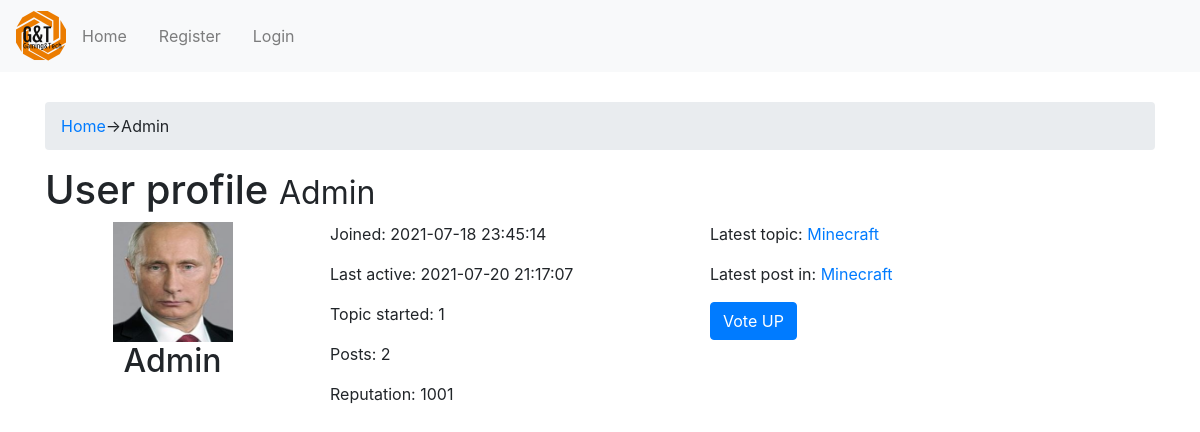
The page /PAP/user/Admin on the database its author committed.
### tables this page shows
CREATE TABLE `users` (
  `id` int(11) UNSIGNED NOT NULL,
  `username` varchar(255) NOT NULL DEFAULT '',
  `email` varchar(255) NOT NULL DEFAULT '',
  `password` varchar(255) NOT NULL DEFAULT '',
  `avatar` varchar(255) DEFAULT 'default.jpg',
  `created_at` datetime NOT NULL,
  `updated_at` datetime DEFAULT NULL,
  `updated_by` int(11) UNSIGNED NOT NULL,
  `is_admin` tinyint(1) UNSIGNED NOT NULL DEFAULT 0,
  `is_moderator` tinyint(1) UNSIGNED NOT NULL DEFAULT 0,
  `is_confirmed` tinyint(1) UNSIGNED NOT NULL DEFAULT 0,
  `fame` int(4) NOT NULL DEFAULT 0,
  `users_helped` longtext NOT NULL CHECK (json_valid(`users_helped`))
);

CREATE TABLE `posts` (
  `id` int(11) UNSIGNED NOT NULL,
  `content` longtext NOT NULL,
  `user_id` int(11) UNSIGNED NOT NULL,
  `topic_id` int(11) UNSIGNED NOT NULL,
  `created_at` datetime NOT NULL,
  `updated_at` datetime DEFAULT NULL,
  `replying_to` int(11) DEFAULT NULL,
  `deleted` tinyint(4) NOT NULL,
  `updated_by` int(11) NOT NULL,
  `img` varchar(255) DEFAULT NULL
);

CREATE TABLE `topics` (
  `id` int(11) UNSIGNED NOT NULL,
  `title` varchar(255) NOT NULL DEFAULT '',
  `slug` varchar(255) NOT NULL DEFAULT '',
  `created_at` datetime NOT NULL,
  `updated_at` datetime DEFAULT NULL,
  `user_id` int(11) UNSIGNED NOT NULL,
  `forum_id` int(11) UNSIGNED NOT NULL
);

### PAP/index.php (called while the page is built, shortened)
<?php
require_once BASEPATH.'core/CodeIgniter.php';

### PAP/application/models/User_model.php (called while the page is built, shortened)
<?php
class User_model extends CI_Model{
	public function __construct(){
		$this->table='users';
	}
	public  function  getIdByUsername($username){
		$query=$this->db->get_where($this->table,array('username'=>$username));
		$dadosUser=$query->result();
		return $dadosUser[0]->id;
}
	public function getUserById($user_id) {
		$this->db->from($this->table);
		$this->db->where('id', $user_id);
		return $this->db->get()->row();
	}
	public function count_user_posts($user_id) {
		$this->db->select('id');
		$this->db->from('posts');
		$this->db->where('user_id', $user_id);
		return $this->db->get()->num_rows();
	}
	public function count_user_topics($user_id) {
		$this->db->select('id');
		$this->db->from('topics');
		$this->db->where('user_id', $user_id);
		return $this->db->get()->num_rows();
	}
	public function get_user_last_post($user_id) {
		$this->db->from('posts');
		$this->db->where('user_id', $user_id);
		$this->db->order_by('created_at', 'DESC');
		$this->db->limit(1);
		return $this->db->get()->row();
	}
	public function get_user_last_topic($user_id) {
		$this->db->from('topics');
		$this->db->where('user_id', $user_id);
		$this->db->order_by('created_at', 'DESC');
		$this->db->limit(1);
		return $this->db->get()->row();
	}
}

### PAP/application/models/Forum_model.php (called while the page is built, shortened)
<?php
class Forum_model extends CI_Model {
	public function getForum($forum_id) {
		$this->db->from('forums');
		$this->db->where('id', $forum_id);
		return $this->db->get()->row();
	}
	public function getTopic($topic_id) {
		$this->db->from('topics');
		$this->db->where('id', $topic_id);
		return $this->db->get()->row();
	}
}

### PAP/application/views/user/profile/profile.php (the view, shortened to what this page needs)
<div class="container">
	<div class="row">
		<div class="col-md-12">
			<?= $breadcrumb ?>
		</div>
		<div class="col-md-12">
			<div class="page-header">
				<h1>User profile <small><?= $user->username ?></small> <?= $edit_button ?></h1>
			</div>
		</div>
		<div class="col-md-12">
			<div class="row">
				<div class="col-sm-3 text-center">
					<img class="avatar" src="<?=base_url('uploads/avatars/').$user->avatar?>" width="120px" height="120px">
					<h2><?= $user->username ?></h2>
				</div>
				<div class="col-sm-4 col-sm-offset-1">
					<p>Joined: <?= $user->created_at ?></p>
					<p>Last active: <?= $user->latest_post->created_at ?></p>
					<p>Topic started: <?= $user->count_topics ?></p>
					<p>Posts: <?= $user->count_posts ?></p>
					<p>Reputation: <?= $user->fame ?></p>
				</div>
				<div class="col-sm-5">
					<?php if (isset($user->latest_topic->permalink)) : ?>
						<p>Latest topic: <a href="<?= $user->latest_topic->permalink ?>"><?= $user->latest_topic->title ?></a></p>
					<?php else : ?>
						<p>Latest topic: <?= $user->latest_topic->title ?></p>
					<?php endif; ?>
					<?php if (isset($user->latest_post->topic->permalink)) : ?>
						<p>Latest post in: <a href="<?= $user->latest_post->topic->permalink ?>"><?= $user->latest_post->topic->title ?></a></p>
					<?php else : ?>
						<p>Latest post in: <?= $user->username ?> has not posted yet</p>
					<?php endif; ?>
					<a class="btn btn-xs btn-primary" href="<?= base_url('vote/'.$user->id ) ?>"> Vote UP</a>
				</div>
			</div>
		</div>
	</div>
</div>

### rows shown on the page
users: username "Admin", avatar (picture), created_at "2021-07-18 23:45:14", is_admin "1", fame "1001"
posts: created_at "2021-07-20 21:17:07"
topics: title "Minecraft"

### other values the page prints
$username "Admin"
$user->count_posts "2"
